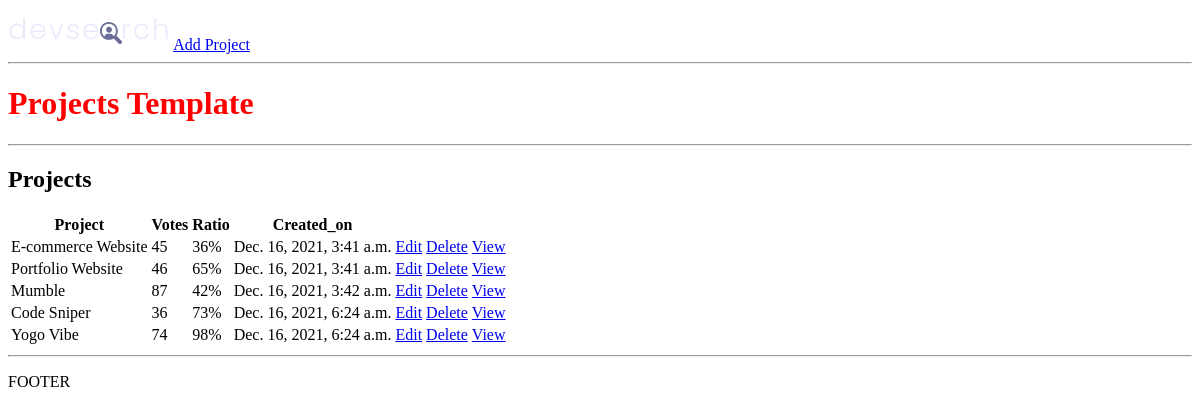
The app's page /, older data.
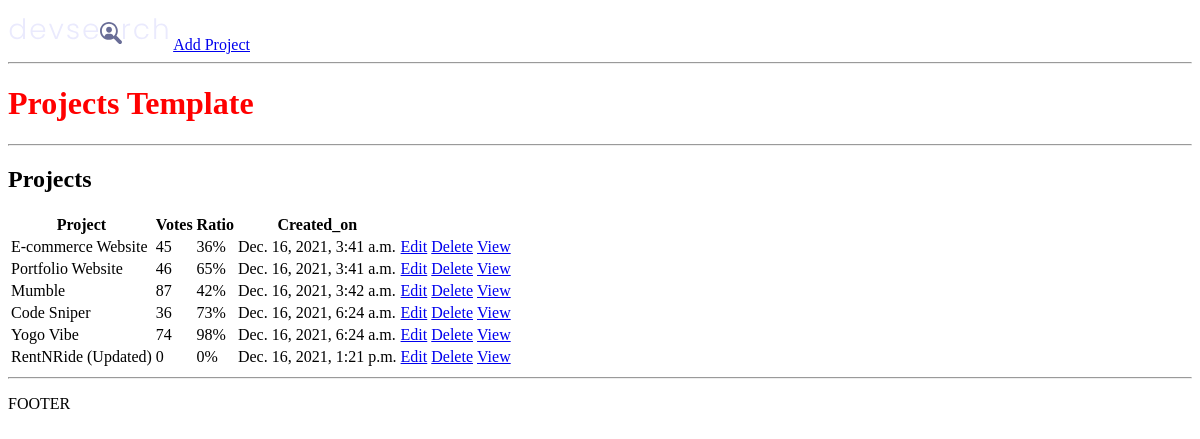
The same page, newer data.
### projects/models.py (models this page shows, shortened)
class Project(models.Model):
    title = models.CharField(max_length=200)
    description = models.TextField(null=True, blank=True)
    featured_image = models.ImageField(null=True, blank=True, default='default.jpg')
    demo_link = models.CharField(max_length=2000, null=True, blank=True)
    source_link = models.CharField(max_length=2000, null=True, blank=
    True)
    tags = models.ManyToManyField('Tag', blank=True)
    vote_total = models.IntegerField(default=0, null=True, blank=True)
    vote_ratio = models.IntegerField(default=0, null=True, blank=True)
    created = models.DateTimeField(auto_now_add=True)
    id = models.UUIDField(default=uuid.uuid4, unique=True, primary_key=True, editable=False)

### projects/views.py (the view)
# urls.py: path('', include('projects.urls')),
def projects(request):
    projects = Project.objects.all()
    context = {'projects': projects}
    return render(request, 'projects/projects.html', context)

### projects/templates/projects/projects.html
{% extends 'main.html' %}
{% block content %}
<h1>Projects Template</h1>
<hr>
<h2>Projects</h2>
<table>
    <tr>
        <th>Project</th>
        <th>Votes</th>
        <th>Ratio</th>
        <th>Created_on</th>
        <th></th>
        <th></th>
    </tr>
    {% for project in projects %}
    <tr>
        <td>{{ project.title }}</td>
        <td>{{ project.vote_total }}</td>
        <td>{{ project.vote_ratio }}%</td>
        <td>{{ project.created }}</td>
        <td><a href="{% url 'update-project' project.id %}">Edit</a></td>
        <td><a href="{% url 'delete-project' project.id %}">Delete</a></td>
        <td><a href="{% url 'project' project.id %}">View</a></td>
    </tr>
    {% endfor %}
</table>
{% endblock content %}

Row changes from the older to the newer data that the page shows:
added Project: title "RentNRide (Updated)", vote_total "0", vote_ratio "0", created "Dec. 16, 2021, 1:21 p.m."
